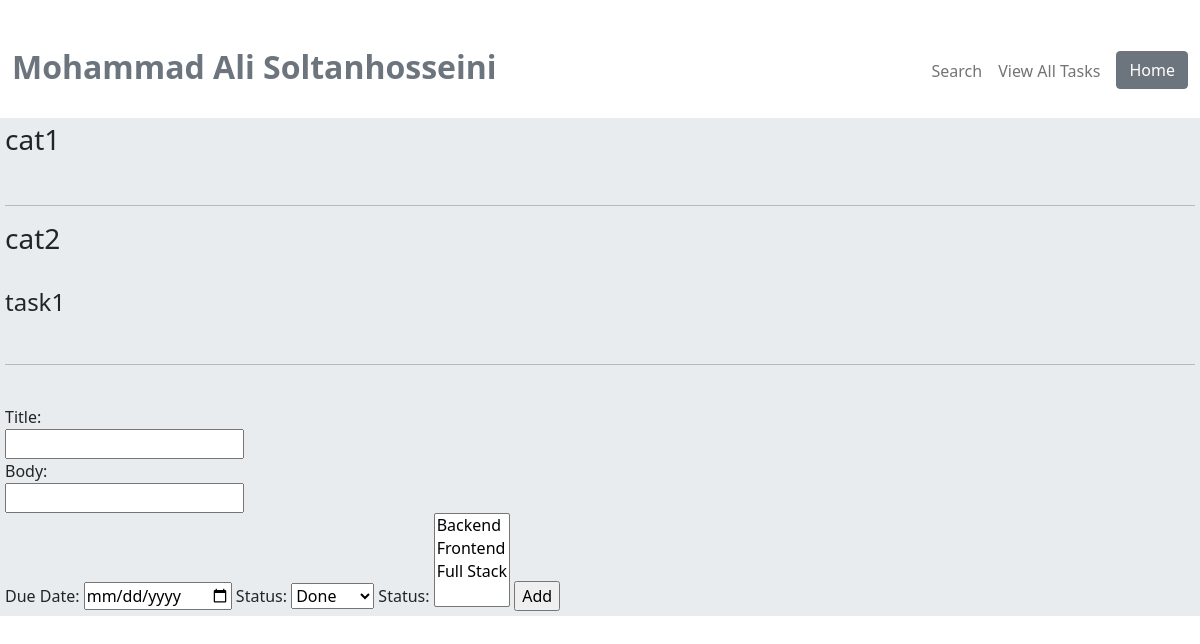
Page /tasks/category/ on the earlier database version.
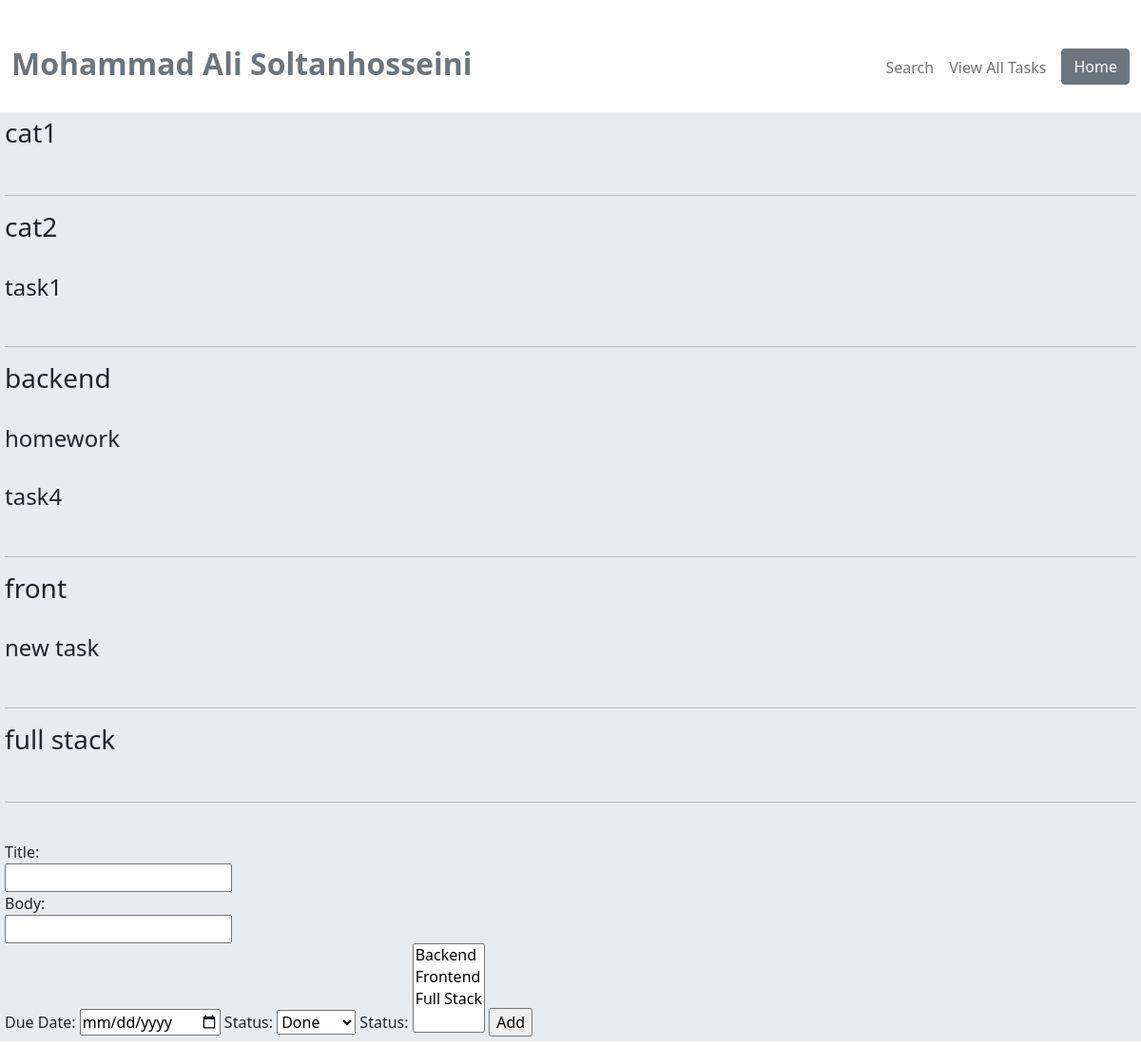
Same page on the later database version.
### tasks/models.py (models this page shows, shortened)
class Category(models.Model):
    category_name = models.CharField(max_length=200)

class Task(models.Model):
    title = models.CharField(max_length=200)
    body = models.TextField()
    due_date = models.DateTimeField(default=end_of_date)
    status = models.IntegerField()
    category = models.ForeignKey(Category, on_delete = models.CASCADE)
    tags = models.ManyToManyField(Tag, blank=True, null=True)

### tasks/views.py (the view)
# urls.py: path('tasks/category/', views.view_all_tasks_by_category, name='view_all_tasks_by_category'),
def view_all_tasks_by_category(request):
    if request.method == 'POST':
        Task.objects.create(category_name=request.POST['add_a_category'])
        messages.success(request, 'tag was added', 'success')
    cats = Category.objects.all()
    tasks = Task.objects.all()
    return render(request, 'view_all_tasks_category.html', {'cats': cats, 'tasks':tasks})

### templates/view_all_tasks_category.html (shortened to what this page needs)
{% extends 'base.html' %}
{% block content %}
    <div >
        {% for cat in cats %}
            <h3 >{{ cat.category_name }}</h3><br/>
        {% for task in tasks %}
        {% if cat.category_name == task.category.category_name %}
        <h4 >{{ task.title }}</h4><br/>
        {% endif %}
        {% endfor %}
        <hr>
        {% endfor %}
    </div>
<form action="{% url 'add_category' %}" method="post" novalidate><br>
  <label for="id">Title:</label><br>
  <input type="text" id="id" name="title"><br>
    <label for="id1">Body:</label><br>
  <input type="text" id="id1" name="body"><br>
    <label for="id3">Due Date:</label>
  <input type="date" id="id3" name="due_date">
<label for="id4">Status:</label>
  <select id="id4" name="status">
    <option value=1>Done</option>
  </select>
    <label for="id5">Status:</label>
  <select id="id5" name="tag" multiple>
    <option value='Backend'>Backend</option>
    <option value='Frontend'>Frontend</option>
    <option value='Full Stack'>Full Stack</option>
  </select>
  <input type="submit"  value="Add">
</form>
{% endblock %}

### templates/base.html (shortened to what this page needs)
<!DOCTYPE html>
<html lang="en">
<head>
    <link href="https://cdn.jsdelivr.net/npm/bootstrap@5.1.3/dist/css/bootstrap.min.css" rel="stylesheet">
</head>
<body>
    {% include 'navbar.html' %}
    <div class="jumbotron">
        {% block content %}  {% endblock %}
    </div>
</body>
</html>

### templates/navbar.html (shortened to what this page needs)
<nav class="navbar navbar-expand-md navbar-light pt-5 pb-4">
    <div class="container-xxl">
      <h2>
        <span class="text-secondary fw-bold">
          Mohammad Ali Soltanhosseini
        </span>
      </h2>
      <div class="collapse navbar-collapse justify-content-end align-center" id="main-nav">
        <ul class="navbar-nav">
          <li class="nav-item">
            <a class="nav-link" href="{% url 'search' %}">Search</a>
          </li>
          <li class="nav-item">
            <a class="nav-link" href="{% url 'view_all_tasks' %}">View All Tasks</a>
          </li>
          <li class="nav-item ms-2 d-none d-md-inline">
            <a class="btn btn-secondary" href="{% url 'home' %}">Home</a>
          </li>
        </ul>
      </div>
    </div>
  </nav>

### templates/base.html (style rules this page uses)
.jumbotron { padding: 5px; margin-bottom: 5px; background-color: #e9ecef; }

Differences in the rows shown:
added Category: category_name "backend"
added Task: title "homework", shown under "backend"
added Task: title "task4", shown under "backend"
added Category: category_name "front"
added Task: title "new task", shown under "front"
added Category: category_name "full stack"
